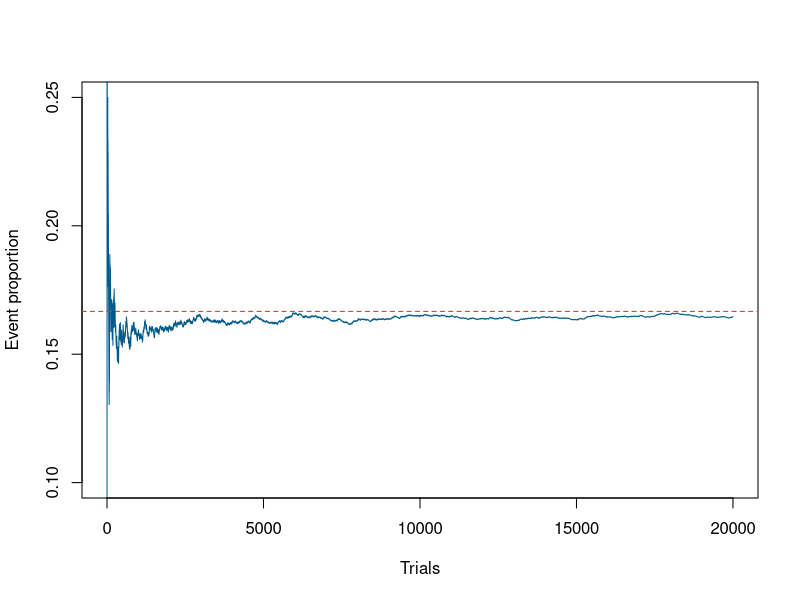
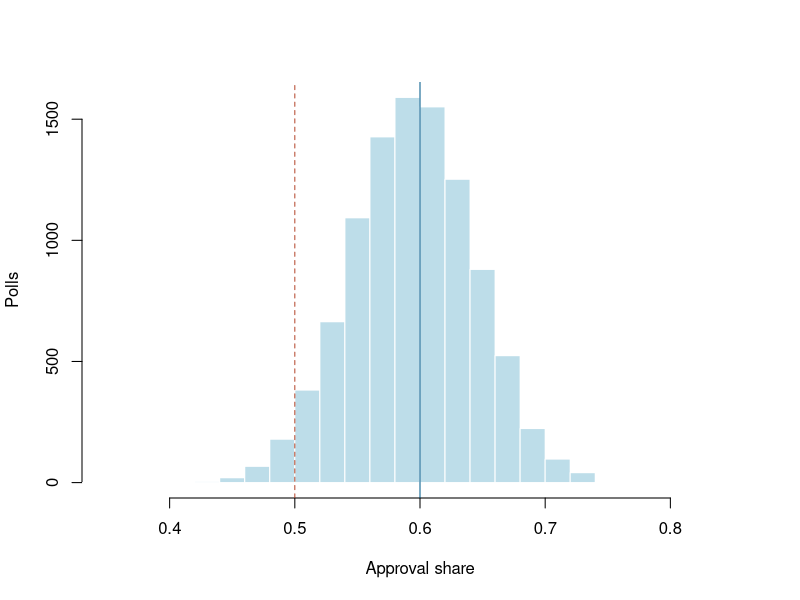

Reproduce these figures in R, in order.
# POLI 210, Seminar 2 — September 9, 2026
# Run sections interactively in RStudio. All examples use base R.
# For each simulation: describe ONE trial before running many trials.

# 1. Enumerate equally likely ordered outcomes.
S <- expand.grid(first = 1:6, second = 1:6)
S
E <- S$first + S$second == 7
S[E, ]
sum(E)
mean(E)  # exact here, because every equally likely outcome appears once

# 2. Generate draws, not a list of all outcomes.
set.seed(210)
sample(1:6, 12, replace = TRUE)
sample(1:6, 2, replace = FALSE)
# Predict first: is sample(2:12, 1) a correct model of a two-dice sum?

# 3. Two-dice simulation: each aligned pair of vector entries is one trial.
set.seed(211)
N <- 20000
first <- sample(1:6, N, replace = TRUE)
second <- sample(1:6, N, replace = TRUE)
hit <- first + second == 7
head(data.frame(first, second, hit))
c(estimate = mean(hit), exact = 1/6)
plot(seq_len(N), cumsum(hit)/seq_len(N), type = "l", col = "#005a8b",
     xlab = "Trials", ylab = "Event proportion", ylim = c(.10, .25))
abline(h = 1/6, col = "#b5482e", lty = 2)

# 4. Experiment: independently assign three participants.
set.seed(212)
assignment <- sample(c("C", "T"), 3, replace = TRUE)
assignment
any(assignment == "C") & any(assignment == "T")
set.seed(213)
mixed <- replicate(20000, {
  a <- sample(c("C", "T"), 3, replace = TRUE)
  any(a == "C") & any(a == "T")
})
c(estimate = mean(mixed), exact = 6/8)
# New design: guarantee exactly one treated person.
sample(c("T", "C", "C"), 3, replace = FALSE)

# 5. Hypothetical polling; 1 = approve, 0 = do not approve.
set.seed(214)
responses <- sample(c(0, 1), 20, replace = TRUE, prob = c(.40, .60))
mean(responses)
# Two independent responses: agreement is 00 or 11, with unequal weights.
exact_agreement <- .40^2 + .60^2
set.seed(2141)
response1 <- sample(c(0, 1), N, replace = TRUE, prob = c(.40, .60))
response2 <- sample(c(0, 1), N, replace = TRUE, prob = c(.40, .60))
c(estimate = mean(response1 == response2), exact = exact_agreement)

# Repeated polls: distinguish sample size (100) from repetitions (10,000).
set.seed(215)
poll_share <- replicate(10000, {
  x <- sample(c(0, 1), 100, replace = TRUE, prob = c(.40, .60))
  mean(x)
})
mean(poll_share < .50)
hist(poll_share, breaks = seq(0, 1, .02), col = "#bddde9", border = "white",
     main = "", xlim = c(.35, .85), xlab = "Approval share", ylab = "Polls")
abline(v = c(.50, .60), col = c("#b5482e", "#005a8b"), lty = c(2, 1))

# 6. Count and simulate committees: four incumbents, two newcomers.
choose(4, 2) / choose(6, 2)
set.seed(216)
both_incumbents <- replicate(20000, {
  committee <- sample(1:6, 2, replace = FALSE)
  all(committee <= 4)
})
mean(both_incumbents)
# Pause for the in-class exercise before running this answer.
choose(2, 1) * choose(4, 1) / choose(6, 2)
one_newcomer <- replicate(20000, {
  committee <- sample(1:6, 2, replace = FALSE)
  sum(committee > 4) == 1
})
mean(one_newcomer)
